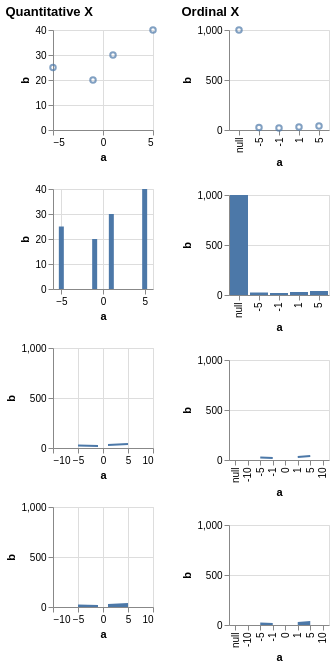

Describe this chart as a Vega-Lite specification.
### Vega specification from a JSON file in a GitHub repository (floating-point values rounded to 4 significant figures)
{"$schema": "https://vega.github.io/schema/vega/v5.json", "description": "Testing invalid", "background": "white", "padding": 5, "data": [{"name": "source_0", "values": [{"a": null, "b": 1000}, {"a": -10, "b": null}, {"a": -5, "b": 25}, {"a": -1, "b": 20}, {"a": 0, "b": null}, {"a": 1, "b": 30}, {"a": 5, "b": 40}, {"a": 10, "b": null}]}, {"name": "data_0", "source": "source_0", "transform": [{"type": "formula", "expr": "toNumber(datum[\"a\"])", "as": "a"}]}, {"name": "data_2", "source": "data_0", "transform": [{"type": "filter", "expr": "isValid(datum[\"a\"]) && isFinite(+datum[\"a\"]) && isValid(datum[\"b\"]) && isFinite(+datum[\"b\"])"}]}, {"name": "data_3", "source": "data_0", "transform": [{"type": "stack", "groupby": ["a"], "field": "b", "sort": {"field": [], "order": []}, "as": ["b_start", "b_end"], "offset": "zero"}, {"type": "filter", "expr": "isValid(datum[\"a\"]) && isFinite(+datum[\"a\"]) && isValid(datum[\"b\"]) && isFinite(+datum[\"b\"])"}]}, {"name": "data_4", "source": "data_0", "transform": [{"type": "impute", "field": "b", "groupby": [], "key": "a", "method": "value", "value": 0}, {"type": "stack", "groupby": ["a"], "field": "b", "sort": {"field": [], "order": []}, "as": ["b_start", "b_end"], "offset": "zero"}]}, {"name": "data_5", "source": "data_0", "transform": [{"type": "filter", "expr": "isValid(datum[\"b\"]) && isFinite(+datum[\"b\"])"}]}, {"name": "data_6", "source": "data_0", "transform": [{"type": "stack", "groupby": ["a"], "field": "b", "sort": {"field": [], "order": []}, "as": ["b_start", "b_end"], "offset": "zero"}, {"type": "filter", "expr": "isValid(datum[\"b\"]) && isFinite(+datum[\"b\"])"}]}, {"name": "data_7", "source": "data_0", "transform": [{"type": "impute", "field": "b", "groupby": [], "key": "a", "method": "value", "value": 0}, {"type": "stack", "groupby": ["a"], "field": "b", "sort": {"field": [], "order": []}, "as": ["b_start", "b_end"], "offset": "zero"}]}], "signals": [{"name": "childWidth", "value": 100}, {"name": "concat_0_childHeight", "value": 100}, {"name": "concat_1_childHeight", "value": 100}], "layout": {"padding": 20, "bounds": "full", "align": "each"}, "marks": [{"type": "group", "name": "concat_0_group", "title": {"text": "Quantitative X", "anchor": "start"}, "layout": {"padding": 20, "columns": 1, "bounds": "full", "align": "each"}, "marks": [{"type": "group", "name": "concat_0_concat_0_group", "style": "cell", "encode": {"update": {"width": {"signal": "childWidth"}, "height": {"signal": "concat_0_childHeight"}}}, "marks": [{"name": "concat_0_concat_0_marks", "type": "symbol", "style": ["point"], "from": {"data": "data_2"}, "encode": {"update": {"opacity": {"value": 0.7}, "fill": {"value": "transparent"}, "stroke": {"value": "#4c78a8"}, "ariaRoleDescription": {"value": "point"}, "description": {"signal": "\"a: \" + (format(datum[\"a\"], \"\")) + \"; b: \" + (format(datum[\"b\"], \"\"))"}, "x": {"scale": "concat_0_concat_0_x", "field": "a"}, "y": {"scale": "concat_0_concat_0_y", "field": "b"}}}}], "axes": [{"scale": "concat_0_concat_0_x", "orient": "bottom", "gridScale": "concat_0_concat_0_y", "grid": true, "tickCount": {"signal": "ceil(childWidth/40)"}, "domain": false, "labels": false, "aria": false, "maxExtent": 0, "minExtent": 0, "ticks": false, "zindex": 0}, {"scale": "concat_0_concat_0_y", "orient": "left", "gridScale": "concat_0_concat_0_x", "grid": true, "tickCount": {"signal": "ceil(concat_0_childHeight/40)"}, "domain": false, "labels": false, "aria": false, "maxExtent": 0, "minExtent": 0, "ticks": false, "zindex": 0}, {"scale": "concat_0_concat_0_x", "orient": "bottom", "grid": false, "title": "a", "labelFlush": true, "labelOverlap": true, "tickCount": {"signal": "ceil(childWidth/40)"}, "zindex": 0}, {"scale": "concat_0_concat_0_y", "orient": "left", "grid": false, "title": "b", "labelOverlap": true, "tickCount": {"signal": "ceil(concat_0_childHeight/40)"}, "zindex": 0}]}, {"type": "group", "name": "concat_0_concat_1_group", "style": "cell", "encode": {"update": {"width": {"signal": "childWidth"}, "height": {"signal": "concat_0_childHeight"}}}, "marks": [{"name": "concat_0_concat_1_marks", "type": "rect", "style": ["bar"], "from": {"data": "data_3"}, "encode": {"update": {"fill": {"value": "#4c78a8"}, "ariaRoleDescription": {"value": "bar"}, "description": {"signal": "\"a: \" + (format(datum[\"a\"], \"\")) + \"; b: \" + (format(datum[\"b\"], \"\"))"}, "xc": {"scale": "concat_0_concat_1_x", "field": "a"}, "width": {"value": 5}, "y": {"scale": "concat_0_concat_1_y", "field": "b_end"}, "y2": {"scale": "concat_0_concat_1_y", "field": "b_start"}}}}], "axes": [{"scale": "concat_0_concat_1_x", "orient": "bottom", "gridScale": "concat_0_concat_1_y", "grid": true, "tickCount": {"signal": "ceil(childWidth/40)"}, "domain": false, "labels": false, "aria": false, "maxExtent": 0, "minExtent": 0, "ticks": false, "zindex": 0}, {"scale": "concat_0_concat_1_y", "orient": "left", "gridScale": "concat_0_concat_1_x", "grid": true, "tickCount": {"signal": "ceil(concat_0_childHeight/40)"}, "domain": false, "labels": false, "aria": false, "maxExtent": 0, "minExtent": 0, "ticks": false, "zindex": 0}, {"scale": "concat_0_concat_1_x", "orient": "bottom", "grid": false, "title": "a", "labelFlush": true, "labelOverlap": true, "tickCount": {"signal": "ceil(childWidth/40)"}, "zindex": 0}, {"scale": "concat_0_concat_1_y", "orient": "left", "grid": false, "title": "b", "labelOverlap": true, "tickCount": {"signal": "ceil(concat_0_childHeight/40)"}, "zindex": 0}]}, {"type": "group", "name": "concat_0_concat_2_group", "style": "cell", "encode": {"update": {"width": {"signal": "childWidth"}, "height": {"signal": "concat_0_childHeight"}}}, "marks": [{"name": "concat_0_concat_2_marks", "type": "line", "style": ["line"], "sort": {"field": "x"}, "from": {"data": "data_0"}, "encode": {"update": {"stroke": {"value": "#4c78a8"}, "description": {"signal": "\"a: \" + (format(datum[\"a\"], \"\")) + \"; b: \" + (format(datum[\"b\"], \"\"))"}, "x": {"scale": "concat_0_concat_2_x", "field": "a"}, "y": {"scale": "concat_0_concat_2_y", "field": "b"}, "defined": {"signal": "isValid(datum[\"a\"]) && isFinite(+datum[\"a\"]) && isValid(datum[\"b\"]) && isFinite(+datum[\"b\"])"}}}}], "axes": [{"scale": "concat_0_concat_2_x", "orient": "bottom", "gridScale": "concat_0_concat_2_y", "grid": true, "tickCount": {"signal": "ceil(childWidth/40)"}, "domain": false, "labels": false, "aria": false, "maxExtent": 0, "minExtent": 0, "ticks": false, "zindex": 0}, {"scale": "concat_0_concat_2_y", "orient": "left", "gridScale": "concat_0_concat_2_x", "grid": true, "tickCount": {"signal": "ceil(concat_0_childHeight/40)"}, "domain": false, "labels": false, "aria": false, "maxExtent": 0, "minExtent": 0, "ticks": false, "zindex": 0}, {"scale": "concat_0_concat_2_x", "orient": "bottom", "grid": false, "title": "a", "labelFlush": true, "labelOverlap": true, "tickCount": {"signal": "ceil(childWidth/40)"}, "zindex": 0}, {"scale": "concat_0_concat_2_y", "orient": "left", "grid": false, "title": "b", "labelOverlap": true, "tickCount": {"signal": "ceil(concat_0_childHeight/40)"}, "zindex": 0}]}, {"type": "group", "name": "concat_0_concat_3_group", "style": "cell", "encode": {"update": {"width": {"signal": "childWidth"}, "height": {"signal": "concat_0_childHeight"}}}, "marks": [{"name": "concat_0_concat_3_marks", "type": "area", "style": ["area"], "sort": {"field": "x"}, "from": {"data": "data_4"}, "encode": {"update": {"orient": {"value": "vertical"}, "fill": {"value": "#4c78a8"}, "description": {"signal": "\"a: \" + (format(datum[\"a\"], \"\")) + \"; b: \" + (format(datum[\"b\"], \"\"))"}, "x": {"scale": "concat_0_concat_3_x", "field": "a"}, "y": {"scale": "concat_0_concat_3_y", "field": "b_end"}, "y2": {"scale": "concat_0_concat_3_y", "field": "b_start"}, "defined": {"signal": "isValid(datum[\"a\"]) && isFinite(+datum[\"a\"]) && isValid(datum[\"b\"]) && isFinite(+datum[\"b\"])"}}}}], "axes": [{"scale": "concat_0_concat_3_x", "orient": "bottom", "gridScale": "concat_0_concat_3_y", "grid": true, "tickCount": {"signal": "ceil(childWidth/40)"}, "domain": false, "labels": false, "aria": false, "maxExtent": 0, "minExtent": 0, "ticks": false, "zindex": 0}, {"scale": "concat_0_concat_3_y", "orient": "left", "gridScale": "concat_0_concat_3_x", "grid": true, "tickCount": {"signal": "ceil(concat_0_childHeight/40)"}, "domain": false, "labels": false, "aria": false, "maxExtent": 0, "minExtent": 0, "ticks": false, "zindex": 0}, {"scale": "concat_0_concat_3_x", "orient": "bottom", "grid": false, "title": "a", "labelFlush": true, "labelOverlap": true, "tickCount": {"signal": "ceil(childWidth/40)"}, "zindex": 0}, {"scale": "concat_0_concat_3_y", "orient": "left", "grid": false, "title": "b", "labelOverlap": true, "tickCount": {"signal": "ceil(concat_0_childHeight/40)"}, "zindex": 0}]}]}, {"type": "group", "name": "concat_1_group", "title": {"text": "Ordinal X", "anchor": "start"}, "layout": {"padding": 20, "columns": 1, "bounds": "full", "align": "each"}, "marks": [{"type": "group", "name": "concat_1_concat_0_group", "style": "cell", "encode": {"update": {"width": {"signal": "childWidth"}, "height": {"signal": "concat_1_childHeight"}}}, "marks": [{"name": "concat_1_concat_0_marks", "type": "symbol", "style": ["point"], "from": {"data": "data_5"}, "encode": {"update": {"opacity": {"value": 0.7}, "fill": {"value": "transparent"}, "stroke": {"value": "#4c78a8"}, "ariaRoleDescription": {"value": "point"}, "description": {"signal": "\"a: \" + (isValid(datum[\"a\"]) ? datum[\"a\"] : \"\"+datum[\"a\"]) + \"; b: \" + (format(datum[\"b\"], \"\"))"}, "x": {"scale": "concat_1_concat_0_x", "field": "a"}, "y": {"scale": "concat_1_concat_0_y", "field": "b"}}}}], "axes": [{"scale": "concat_1_concat_0_y", "orient": "left", "gridScale": "concat_1_concat_0_x", "grid": true, "tickCount": {"signal": "ceil(concat_1_childHeight/40)"}, "domain": false, "labels": false, "aria": false, "maxExtent": 0, "minExtent": 0, "ticks": false, "zindex": 0}, {"scale": "concat_1_concat_0_x", "orient": "bottom", "grid": false, "title": "a", "labelAlign": "right", "labelAngle": 270, "labelBaseline": "middle", "zindex": 0}, {"scale": "concat_1_concat_0_y", "orient": "left", "grid": false, "title": "b", "labelOverlap": true, "tickCount": {"signal": "ceil(concat_1_childHeight/40)"}, "zindex": 0}]}, {"type": "group", "name": "concat_1_concat_1_group", "style": "cell", "encode": {"update": {"width": {"signal": "childWidth"}, "height": {"signal": "concat_1_childHeight"}}}, "marks": [{"name": "concat_1_concat_1_marks", "type": "rect", "style": ["bar"], "from": {"data": "data_6"}, "encode": {"update": {"fill": {"value": "#4c78a8"}, "ariaRoleDescription": {"value": "bar"}, "description": {"signal": "\"a: \" + (isValid(datum[\"a\"]) ? datum[\"a\"] : \"\"+datum[\"a\"]) + \"; b: \" + (format(datum[\"b\"], \"\"))"}, "x": {"scale": "concat_1_concat_1_x", "field": "a"}, "width": {"signal": "max(0.25, bandwidth('concat_1_concat_1_x'))"}, "y": {"scale": "concat_1_concat_1_y", "field": "b_end"}, "y2": {"scale": "concat_1_concat_1_y", "field": "b_start"}}}}], "axes": [{"scale": "concat_1_concat_1_y", "orient": "left", "gridScale": "concat_1_concat_1_x", "grid": true, "tickCount": {"signal": "ceil(concat_1_childHeight/40)"}, "domain": false, "labels": false, "aria": false, "maxExtent": 0, "minExtent": 0, "ticks": false, "zindex": 0}, {"scale": "concat_1_concat_1_x", "orient": "bottom", "grid": false, "title": "a", "labelAlign": "right", "labelAngle": 270, "labelBaseline": "middle", "zindex": 0}, {"scale": "concat_1_concat_1_y", "orient": "left", "grid": false, "title": "b", "labelOverlap": true, "tickCount": {"signal": "ceil(concat_1_childHeight/40)"}, "zindex": 0}]}, {"type": "group", "name": "concat_1_concat_2_group", "style": "cell", "encode": {"update": {"width": {"signal": "childWidth"}, "height": {"signal": "concat_1_childHeight"}}}, "marks": [{"name": "concat_1_concat_2_marks", "type": "line", "style": ["line"], "sort": {"field": "x"}, "from": {"data": "data_0"}, "encode": {"update": {"stroke": {"value": "#4c78a8"}, "description": {"signal": "\"a: \" + (isValid(datum[\"a\"]) ? datum[\"a\"] : \"\"+datum[\"a\"]) + \"; b: \" + (format(datum[\"b\"], \"\"))"}, "x": {"scale": "concat_1_concat_2_x", "field": "a"}, "y": {"scale": "concat_1_concat_2_y", "field": "b"}, "defined": {"signal": "isValid(datum[\"b\"]) && isFinite(+datum[\"b\"])"}}}}], "axes": [{"scale": "concat_1_concat_2_y", "orient": "left", "gridScale": "concat_1_concat_2_x", "grid": true, "tickCount": {"signal": "ceil(concat_1_childHeight/40)"}, "domain": false, "labels": false, "aria": false, "maxExtent": 0, "minExtent": 0, "ticks": false, "zindex": 0}, {"scale": "concat_1_concat_2_x", "orient": "bottom", "grid": false, "title": "a", "labelAlign": "right", "labelAngle": 270, "labelBaseline": "middle", "zindex": 0}, {"scale": "concat_1_concat_2_y", "orient": "left", "grid": false, "title": "b", "labelOverlap": true, "tickCount": {"signal": "ceil(concat_1_childHeight/40)"}, "zindex": 0}]}, {"type": "group", "name": "concat_1_concat_3_group", "style": "cell", "encode": {"update": {"width": {"signal": "childWidth"}, "height": {"signal": "concat_1_childHeight"}}}, "marks": [{"name": "concat_1_concat_3_marks", "type": "area", "style": ["area"], "sort": {"field": "x"}, "from": {"data": "data_7"}, "encode": {"update": {"orient": {"value": "vertical"}, "fill": {"value": "#4c78a8"}, "description": {"signal": "\"a: \" + (isValid(datum[\"a\"]) ? datum[\"a\"] : \"\"+datum[\"a\"]) + \"; b: \" + (format(datum[\"b\"], \"\"))"}, "x": {"scale": "concat_1_concat_3_x", "field": "a"}, "y": {"scale": "concat_1_concat_3_y", "field": "b_end"}, "y2": {"scale": "concat_1_concat_3_y", "field": "b_start"}, "defined": {"signal": "isValid(datum[\"b\"]) && isFinite(+datum[\"b\"])"}}}}], "axes": [{"scale": "concat_1_concat_3_y", "orient": "left", "gridScale": "concat_1_concat_3_x", "grid": true, "tickCount": {"signal": "ceil(concat_1_childHeight/40)"}, "domain": false, "labels": false, "aria": false, "maxExtent": 0, "minExtent": 0, "ticks": false, "zindex": 0}, {"scale": "concat_1_concat_3_x", "orient": "bottom", "grid": false, "title": "a", "labelAlign": "right", "labelAngle": 270, "labelBaseline": "middle", "zindex": 0}, {"scale": "concat_1_concat_3_y", "orient": "left", "grid": false, "title": "b", "labelOverlap": true, "tickCount": {"signal": "ceil(concat_1_childHeight/40)"}, "zindex": 0}]}]}], "scales": [{"name": "concat_0_concat_0_x", "type": "linear", "domain": {"data": "data_2", "field": "a"}, "range": [0, {"signal": "childWidth"}], "nice": true, "zero": true}, {"name": "concat_0_concat_0_y", "type": "linear", "domain": {"data": "data_2", "field": "b"}, "range": [{"signal": "concat_0_childHeight"}, 0], "nice": true, "zero": true}, {"name": "concat_0_concat_1_x", "type": "linear", "domain": {"data": "data_3", "field": "a"}, "range": [0, {"signal": "childWidth"}], "nice": true, "zero": false, "padding": 5}, {"name": "concat_0_concat_1_y", "type": "linear", "domain": {"data": "data_3", "fields": ["b_start", "b_end"]}, "range": [{"signal": "concat_0_childHeight"}, 0], "nice": true, "zero": true}, {"name": "concat_0_concat_2_x", "type": "linear", "domain": {"data": "data_0", "field": "a"}, "range": [0, {"signal": "childWidth"}], "nice": true, "zero": false}, {"name": "concat_0_concat_2_y", "type": "linear", "domain": {"data": "data_0", "field": "b"}, "range": [{"signal": "concat_0_childHeight"}, 0], "nice": true, "zero": true}, {"name": "concat_0_concat_3_x", "type": "linear", "domain": {"data": "data_4", "field": "a"}, "range": [0, {"signal": "childWidth"}], "nice": true, "zero": false}, {"name": "concat_0_concat_3_y", "type": "linear", "domain": {"data": "data_4", "fields": ["b_start", "b_end"]}, "range": [{"signal": "concat_0_childHeight"}, 0], "nice": true, "zero": true}, {"name": "concat_1_concat_0_x", "type": "point", "domain": {"data": "data_5", "field": "a", "sort": true}, "range": [0, {"signal": "childWidth"}], "padding": 0.5}, {"name": "concat_1_concat_0_y", "type": "linear", "domain": {"data": "data_5", "field": "b"}, "range": [{"signal": "concat_1_childHeight"}, 0], "nice": true, "zero": true}, {"name": "concat_1_concat_1_x", "type": "band", "domain": {"data": "data_6", "field": "a", "sort": true}, "range": [0, {"signal": "childWidth"}], "paddingInner": 0.1, "paddingOuter": 0.05}, {"name": "concat_1_concat_1_y", "type": "linear", "domain": {"data": "data_6", "fields": ["b_start", "b_end"]}, "range": [{"signal": "concat_1_childHeight"}, 0], "nice": true, "zero": true}, {"name": "concat_1_concat_2_x", "type": "point", "domain": {"data": "data_0", "field": "a", "sort": true}, "range": [0, {"signal": "childWidth"}], "padding": 0.5}, {"name": "concat_1_concat_2_y", "type": "linear", "domain": {"data": "data_0", "field": "b"}, "range": [{"signal": "concat_1_childHeight"}, 0], "nice": true, "zero": true}, {"name": "concat_1_concat_3_x", "type": "point", "domain": {"data": "data_7", "field": "a", "sort": true}, "range": [0, {"signal": "childWidth"}], "padding": 0.5}, {"name": "concat_1_concat_3_y", "type": "linear", "domain": {"data": "data_7", "fields": ["b_start", "b_end"]}, "range": [{"signal": "concat_1_childHeight"}, 0], "nice": true, "zero": true}]}
